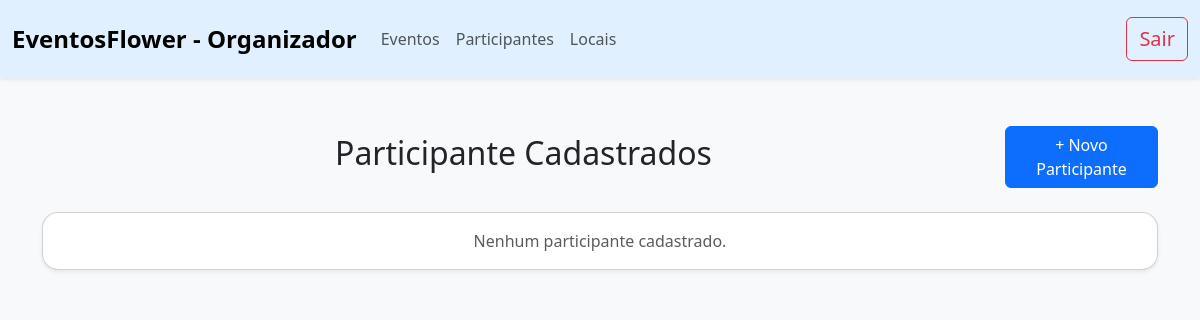
The app's page /listarParticipante, older data.
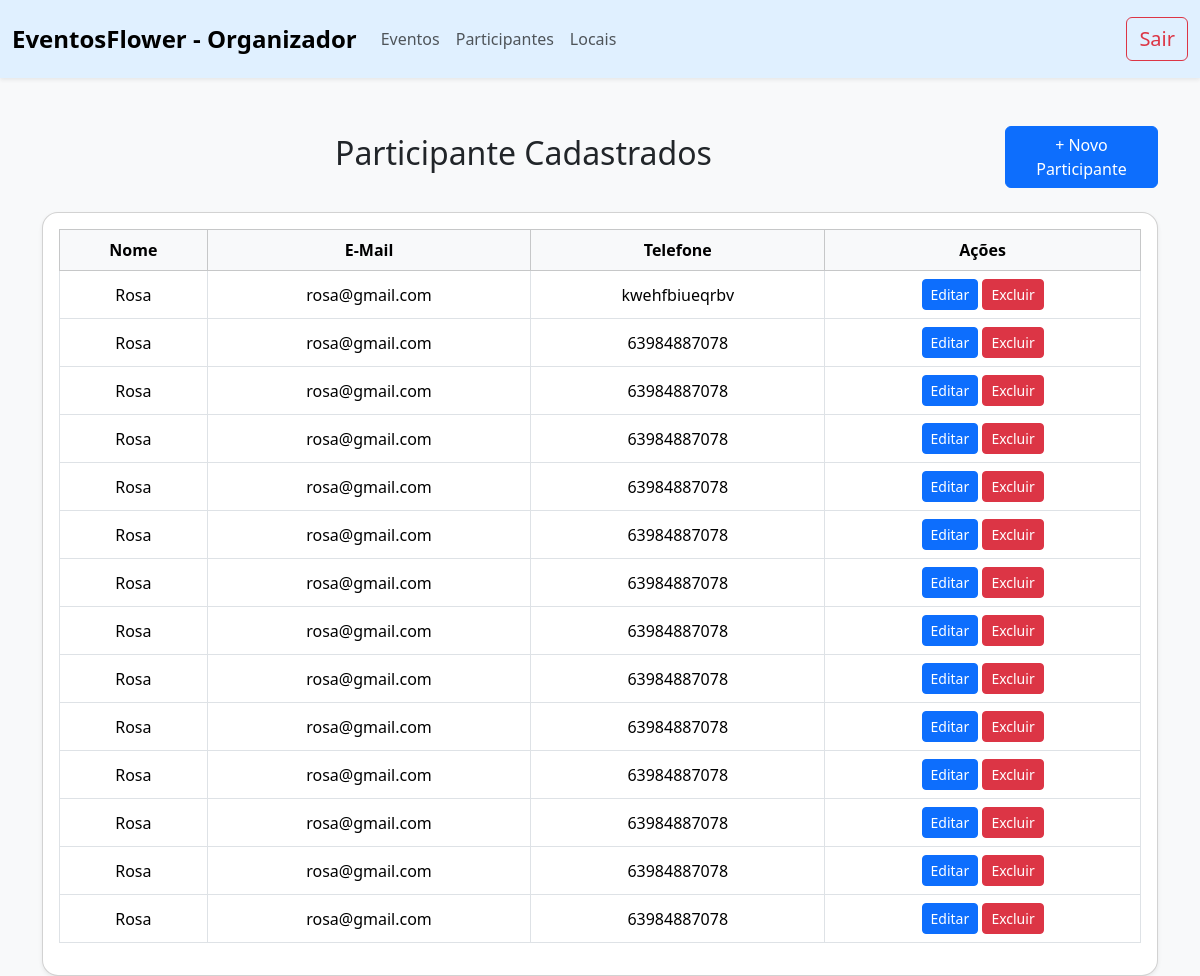
The same page, newer data.
### SGE/models.py (models this page shows)
class Participante(models.Model):
     nome = models.CharField(max_length=255)
     email = models.EmailField()
     telefone = models.CharField(max_length=15)

### SGE/views.py (the view)
# urls.py: path('listarParticipante',listarParticipante, name='listarParticipante'),
def listarParticipante(request):
    participantes = Participante.objects.all()
    return render(request, 'listarParticipante.html', {'participantes': participantes})

### SGE/templates/listarParticipante.html (shortened to what this page needs)
{% load static %}
<!DOCTYPE html>
<html lang="pt-br">
<head>
    <link href="https://cdn.jsdelivr.net/npm/bootstrap@5.3.3/dist/css/bootstrap.min.css" rel="stylesheet">
</head>
<body class="bg-light">
<nav class="navbar navbar-expand-lg shadow-sm py-3" style="background-color: #e0f0ff;" >
    <div class="container-fluid justify-content-between">
        <a class="navbar-brand fs-4 fw-bold" href="{% url 'inicio' %}">
             EventosFlower - Organizador
        </a>
        <div class="collapse navbar-collapse justify-content-between" id="navbarNavDropdown">
            <ul class="navbar-nav">
                <li class="nav-item">
                    <a class="nav-link" href="{% url 'listarEventos' %}">
                         Eventos
                    </a>
                </li>
                <li class="nav-item">
                    <a class="nav-link" href="{% url 'listarParticipante' %}">
                         Participantes
                    </a>
                </li>
                <li class="nav-item">
                    <a class="nav-link" href="{% url 'listarLocal' %}">
                         Locais
                    </a>
                </li>
            </ul>
            <ul class="navbar-nav">
                <li class="nav-item">
                    <a class="btn btn-outline-danger fs-5" href="{% url 'logout' %}">
                         Sair
                    </a>
                </li>
            </ul>
        </div>
    </div>
</nav>
    <div class="container mt-5">
        <div class="d-flex justify-content-between align-items-center mb-4">
            <h2 class="text-center w-100 text">Participante Cadastrados</h2>
            <a href="{% url 'cadParticipante' %}" class="btn btn-primary">+ Novo Participante</a>
        </div>
        <div class="card shadow-sm rounded-4">
            <div class="card-body">
                {% if participantes %}
                <div class="table-responsive">
                    <table class="table table-bordered table-hover text-center align-middle">
                        <thead class="table-light">
                            <tr>
                                <th>Nome</th>
                                <th>E-Mail</th>
                                <th>Telefone</th>
                                <th>Ações</th>
                            </tr>
                        </thead>
                        <tbody>
                            {% for participante in participantes %}
                            <tr>
                                <td>{{ participante.nome }}</td>
                                <td>{{ participante.email }}</td>
                                <td>{{ participante.telefone}}</td>
                                <td>
                                    <a href="{% url 'editarParticipante' participante.id %}" class="btn btn-sm btn-primary">Editar</a>
                                    <a href="{% url 'excluirParticipante' participante.id %}" class="btn btn-sm btn-danger" onclick="return confirm('Tem certeza que deseja excluir?')">Excluir</a>
                                </td>
                            </tr>
                            {% endfor %}
                        </tbody>
                    </table>
                </div>
                {% else %}
                <p class="text-center text-muted m-0">Nenhum participante cadastrado.</p>
                {% endif %}
            </div>
        </div>
    </div>
</body>
</html>

Row changes from the older to the newer data that the page shows:
added Participante: nome "Rosa", email "rosa@gmail.com", telefone "kwehfbiueqrbv"
added Participante: nome "Rosa", email "rosa@gmail.com", telefone "63984887078"
added Participante: nome "Rosa", email "rosa@gmail.com", telefone "63984887078"
added Participante: nome "Rosa", email "rosa@gmail.com", telefone "63984887078"
added Participante: nome "Rosa", email "rosa@gmail.com", telefone "63984887078"
added Participante: nome "Rosa", email "rosa@gmail.com", telefone "63984887078"
added Participante: nome "Rosa", email "rosa@gmail.com", telefone "63984887078"
added Participante: nome "Rosa", email "rosa@gmail.com", telefone "63984887078"
added Participante: nome "Rosa", email "rosa@gmail.com", telefone "63984887078"
added Participante: nome "Rosa", email "rosa@gmail.com", telefone "63984887078"
added Participante: nome "Rosa", email "rosa@gmail.com", telefone "63984887078"
added Participante: nome "Rosa", email "rosa@gmail.com", telefone "63984887078"
added Participante: nome "Rosa", email "rosa@gmail.com", telefone "63984887078"
added Participante: nome "Rosa", email "rosa@gmail.com", telefone "63984887078"
Text that changed along with them:
text no longer shown: "Nenhum participante cadastrado."
text now shown: "Nome E-Mail Telefone Ações"
